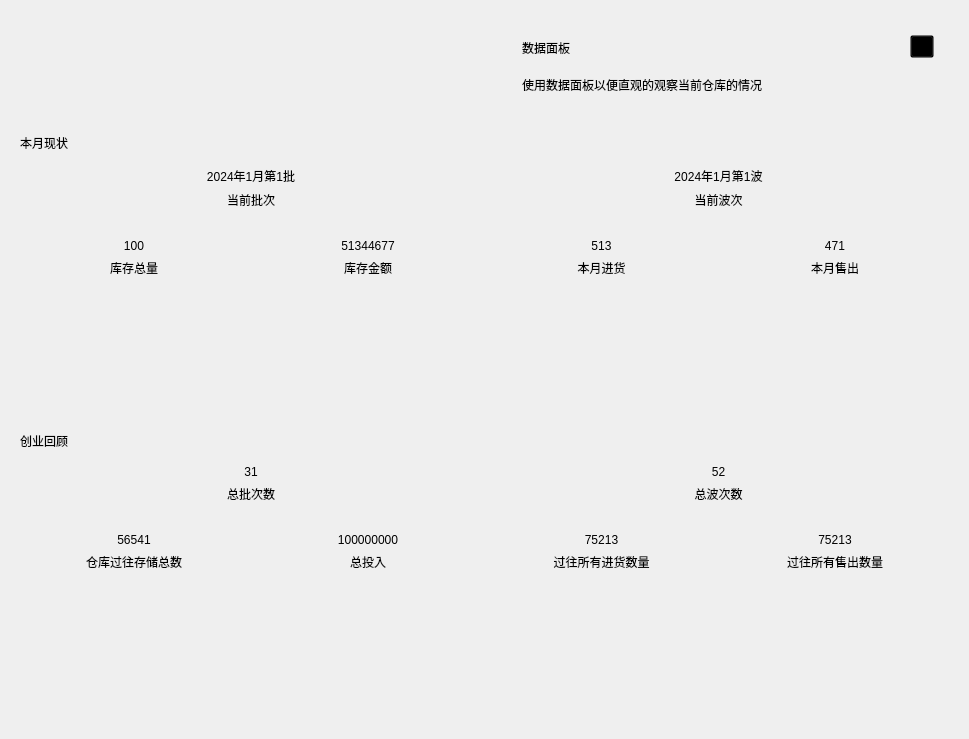
<?xml version="1.0" encoding="UTF-8"?>
<ui version="4.0">
 <class>Form</class>
 <widget class="QWidget" name="Form">
  <property name="geometry">
   <rect>
    <x>0</x>
    <y>0</y>
    <width>969</width>
    <height>739</height>
   </rect>
  </property>
  <property name="windowTitle">
   <string>Form</string>
  </property>
  <layout class="QVBoxLayout" name="verticalLayout_21">
   <item>
    <widget class="SmoothScrollArea" name="SmoothScrollArea">
     <property name="styleSheet">
      <string notr="true">background-color: rgba(0, 0, 0, 0);</string>
     </property>
     <property name="frameShape">
      <enum>QFrame::NoFrame</enum>
     </property>
     <property name="lineWidth">
      <number>1</number>
     </property>
     <property name="widgetResizable">
      <bool>true</bool>
     </property>
     <widget class="QWidget" name="scrollAreaWidgetContents">
      <property name="geometry">
       <rect>
        <x>0</x>
        <y>0</y>
        <width>951</width>
        <height>721</height>
       </rect>
      </property>
      <property name="styleSheet">
       <string notr="true">background-color: rgba(0, 0, 0, 0);</string>
      </property>
      <layout class="QVBoxLayout" name="verticalLayout_48">
       <item>
        <widget class="SimpleCardWidget" name="SimpleCardWidget">
         <property name="styleSheet">
          <string notr="true"/>
         </property>
         <layout class="QHBoxLayout" name="horizontalLayout_3">
          <property name="spacing">
           <number>15</number>
          </property>
          <property name="leftMargin">
           <number>15</number>
          </property>
          <property name="topMargin">
           <number>15</number>
          </property>
          <property name="rightMargin">
           <number>15</number>
          </property>
          <property name="bottomMargin">
           <number>15</number>
          </property>
          <item>
           <widget class="IconWidget" name="IconWidget">
            <property name="sizePolicy">
             <sizepolicy hsizetype="Maximum" vsizetype="Maximum">
              <horstretch>0</horstretch>
              <verstretch>0</verstretch>
             </sizepolicy>
            </property>
            <property name="minimumSize">
             <size>
              <width>36</width>
              <height>36</height>
             </size>
            </property>
            <property name="maximumSize">
             <size>
              <width>84</width>
              <height>84</height>
             </size>
            </property>
            <property name="icon">
             <iconset resource="../resource.qrc">
              <normaloff>:/icons/images/icons/billboard.svg</normaloff>:/icons/images/icons/billboard.svg</iconset>
            </property>
           </widget>
          </item>
          <item>
           <widget class="VerticalSeparator" name="VerticalSeparator"/>
          </item>
          <item>
           <layout class="QVBoxLayout" name="verticalLayout_14">
            <item>
             <widget class="LargeTitleLabel" name="LargeTitleLabel">
              <property name="sizePolicy">
               <sizepolicy hsizetype="Preferred" vsizetype="Fixed">
                <horstretch>0</horstretch>
                <verstretch>0</verstretch>
               </sizepolicy>
              </property>
              <property name="text">
               <string>数据面板</string>
              </property>
              <property name="alignment">
               <set>Qt::AlignLeading|Qt::AlignLeft|Qt::AlignVCenter</set>
              </property>
             </widget>
            </item>
            <item>
             <widget class="BodyLabel" name="BodyLabel_7">
              <property name="sizePolicy">
               <sizepolicy hsizetype="Preferred" vsizetype="Fixed">
                <horstretch>0</horstretch>
                <verstretch>0</verstretch>
               </sizepolicy>
              </property>
              <property name="text">
               <string>使用数据面板以便直观的观察当前仓库的情况</string>
              </property>
              <property name="alignment">
               <set>Qt::AlignLeading|Qt::AlignLeft|Qt::AlignVCenter</set>
              </property>
              <property name="lightColor" stdset="0">
               <color>
                <red>96</red>
                <green>96</green>
                <blue>96</blue>
               </color>
              </property>
             </widget>
            </item>
           </layout>
          </item>
          <item>
           <layout class="QVBoxLayout" name="verticalLayout_16">
            <item>
             <widget class="ToolButton" name="ToolButton">
              <property name="text">
               <string/>
              </property>
              <property name="icon">
               <iconset resource="../resource.qrc">
                <normaloff>:/icons/images/icons/available_updates.svg</normaloff>:/icons/images/icons/available_updates.svg</iconset>
              </property>
             </widget>
            </item>
            <item>
             <spacer name="verticalSpacer">
              <property name="orientation">
               <enum>Qt::Vertical</enum>
              </property>
              <property name="sizeType">
               <enum>QSizePolicy::Fixed</enum>
              </property>
              <property name="sizeHint" stdset="0">
               <size>
                <width>0</width>
                <height>40</height>
               </size>
              </property>
             </spacer>
            </item>
           </layout>
          </item>
         </layout>
        </widget>
       </item>
       <item>
        <spacer name="verticalSpacer_3">
         <property name="orientation">
          <enum>Qt::Vertical</enum>
         </property>
         <property name="sizeType">
          <enum>QSizePolicy::Fixed</enum>
         </property>
         <property name="sizeHint" stdset="0">
          <size>
           <width>20</width>
           <height>15</height>
          </size>
         </property>
        </spacer>
       </item>
       <item>
        <widget class="SubtitleLabel" name="SubtitleLabel_2">
         <property name="text">
          <string>本月现状</string>
         </property>
         <property name="alignment">
          <set>Qt::AlignLeading|Qt::AlignLeft|Qt::AlignVCenter</set>
         </property>
        </widget>
       </item>
       <item>
        <layout class="QHBoxLayout" name="horizontalLayout_2">
         <item>
          <widget class="ElevatedCardWidget" name="ElevatedCardWidget_5">
           <property name="lineWidth">
            <number>1</number>
           </property>
           <property name="borderRadius">
            <number>10</number>
           </property>
           <layout class="QVBoxLayout" name="verticalLayout_9">
            <item>
             <layout class="QVBoxLayout" name="verticalLayout_10">
              <item>
               <widget class="TitleLabel" name="TitleLabel_5">
                <property name="sizePolicy">
                 <sizepolicy hsizetype="Preferred" vsizetype="Preferred">
                  <horstretch>0</horstretch>
                  <verstretch>0</verstretch>
                 </sizepolicy>
                </property>
                <property name="minimumSize">
                 <size>
                  <width>0</width>
                  <height>0</height>
                 </size>
                </property>
                <property name="text">
                 <string>2024年1月第1批</string>
                </property>
                <property name="alignment">
                 <set>Qt::AlignCenter</set>
                </property>
                <property name="buddy">
                 <cstring></cstring>
                </property>
               </widget>
              </item>
              <item>
               <widget class="BodyLabel" name="BodyLabel_5">
                <property name="sizePolicy">
                 <sizepolicy hsizetype="Preferred" vsizetype="Fixed">
                  <horstretch>0</horstretch>
                  <verstretch>0</verstretch>
                 </sizepolicy>
                </property>
                <property name="text">
                 <string>当前批次</string>
                </property>
                <property name="alignment">
                 <set>Qt::AlignCenter</set>
                </property>
                <property name="lightColor" stdset="0">
                 <color>
                  <red>96</red>
                  <green>96</green>
                  <blue>96</blue>
                 </color>
                </property>
               </widget>
              </item>
             </layout>
            </item>
           </layout>
          </widget>
         </item>
         <item>
          <widget class="ElevatedCardWidget" name="ElevatedCardWidget_6">
           <property name="lineWidth">
            <number>1</number>
           </property>
           <property name="borderRadius">
            <number>10</number>
           </property>
           <layout class="QVBoxLayout" name="verticalLayout_11">
            <item>
             <layout class="QVBoxLayout" name="verticalLayout_12">
              <item>
               <widget class="TitleLabel" name="TitleLabel_6">
                <property name="sizePolicy">
                 <sizepolicy hsizetype="Preferred" vsizetype="Preferred">
                  <horstretch>0</horstretch>
                  <verstretch>0</verstretch>
                 </sizepolicy>
                </property>
                <property name="minimumSize">
                 <size>
                  <width>0</width>
                  <height>0</height>
                 </size>
                </property>
                <property name="text">
                 <string>2024年1月第1波</string>
                </property>
                <property name="alignment">
                 <set>Qt::AlignCenter</set>
                </property>
                <property name="buddy">
                 <cstring></cstring>
                </property>
               </widget>
              </item>
              <item>
               <widget class="BodyLabel" name="BodyLabel_6">
                <property name="sizePolicy">
                 <sizepolicy hsizetype="Preferred" vsizetype="Fixed">
                  <horstretch>0</horstretch>
                  <verstretch>0</verstretch>
                 </sizepolicy>
                </property>
                <property name="text">
                 <string>当前波次</string>
                </property>
                <property name="alignment">
                 <set>Qt::AlignCenter</set>
                </property>
                <property name="lightColor" stdset="0">
                 <color>
                  <red>96</red>
                  <green>96</green>
                  <blue>96</blue>
                 </color>
                </property>
               </widget>
              </item>
             </layout>
            </item>
           </layout>
          </widget>
         </item>
        </layout>
       </item>
       <item>
        <widget class="HorizontalSeparator" name="HorizontalSeparator"/>
       </item>
       <item>
        <layout class="QHBoxLayout" name="horizontalLayout">
         <item>
          <widget class="ElevatedCardWidget" name="ElevatedCardWidget">
           <property name="lineWidth">
            <number>1</number>
           </property>
           <property name="borderRadius">
            <number>10</number>
           </property>
           <layout class="QVBoxLayout" name="verticalLayout_2">
            <item>
             <layout class="QVBoxLayout" name="verticalLayout">
              <item>
               <widget class="TitleLabel" name="TitleLabel">
                <property name="sizePolicy">
                 <sizepolicy hsizetype="Preferred" vsizetype="Preferred">
                  <horstretch>0</horstretch>
                  <verstretch>0</verstretch>
                 </sizepolicy>
                </property>
                <property name="minimumSize">
                 <size>
                  <width>0</width>
                  <height>0</height>
                 </size>
                </property>
                <property name="text">
                 <string>100</string>
                </property>
                <property name="alignment">
                 <set>Qt::AlignCenter</set>
                </property>
                <property name="buddy">
                 <cstring></cstring>
                </property>
               </widget>
              </item>
              <item>
               <widget class="BodyLabel" name="BodyLabel">
                <property name="sizePolicy">
                 <sizepolicy hsizetype="Preferred" vsizetype="Fixed">
                  <horstretch>0</horstretch>
                  <verstretch>0</verstretch>
                 </sizepolicy>
                </property>
                <property name="text">
                 <string>库存总量</string>
                </property>
                <property name="alignment">
                 <set>Qt::AlignCenter</set>
                </property>
                <property name="lightColor" stdset="0">
                 <color>
                  <red>96</red>
                  <green>96</green>
                  <blue>96</blue>
                 </color>
                </property>
               </widget>
              </item>
             </layout>
            </item>
           </layout>
          </widget>
         </item>
         <item>
          <widget class="ElevatedCardWidget" name="ElevatedCardWidget_4">
           <property name="lineWidth">
            <number>1</number>
           </property>
           <property name="borderRadius">
            <number>10</number>
           </property>
           <layout class="QVBoxLayout" name="verticalLayout_7">
            <item>
             <layout class="QVBoxLayout" name="verticalLayout_8">
              <item>
               <widget class="TitleLabel" name="TitleLabel_4">
                <property name="sizePolicy">
                 <sizepolicy hsizetype="Preferred" vsizetype="Preferred">
                  <horstretch>0</horstretch>
                  <verstretch>0</verstretch>
                 </sizepolicy>
                </property>
                <property name="minimumSize">
                 <size>
                  <width>0</width>
                  <height>0</height>
                 </size>
                </property>
                <property name="text">
                 <string>51344677</string>
                </property>
                <property name="alignment">
                 <set>Qt::AlignCenter</set>
                </property>
                <property name="buddy">
                 <cstring></cstring>
                </property>
               </widget>
              </item>
              <item>
               <widget class="BodyLabel" name="BodyLabel_4">
                <property name="sizePolicy">
                 <sizepolicy hsizetype="Preferred" vsizetype="Fixed">
                  <horstretch>0</horstretch>
                  <verstretch>0</verstretch>
                 </sizepolicy>
                </property>
                <property name="text">
                 <string>库存金额</string>
                </property>
                <property name="alignment">
                 <set>Qt::AlignCenter</set>
                </property>
                <property name="lightColor" stdset="0">
                 <color>
                  <red>96</red>
                  <green>96</green>
                  <blue>96</blue>
                 </color>
                </property>
               </widget>
              </item>
             </layout>
            </item>
           </layout>
          </widget>
         </item>
         <item>
          <widget class="ElevatedCardWidget" name="ElevatedCardWidget_2">
           <property name="lineWidth">
            <number>1</number>
           </property>
           <property name="borderRadius">
            <number>10</number>
           </property>
           <layout class="QVBoxLayout" name="verticalLayout_3">
            <item>
             <layout class="QVBoxLayout" name="verticalLayout_4">
              <item>
               <widget class="TitleLabel" name="TitleLabel_2">
                <property name="sizePolicy">
                 <sizepolicy hsizetype="Preferred" vsizetype="Preferred">
                  <horstretch>0</horstretch>
                  <verstretch>0</verstretch>
                 </sizepolicy>
                </property>
                <property name="minimumSize">
                 <size>
                  <width>0</width>
                  <height>0</height>
                 </size>
                </property>
                <property name="text">
                 <string>513</string>
                </property>
                <property name="alignment">
                 <set>Qt::AlignCenter</set>
                </property>
                <property name="buddy">
                 <cstring></cstring>
                </property>
               </widget>
              </item>
              <item>
               <widget class="BodyLabel" name="BodyLabel_2">
                <property name="sizePolicy">
                 <sizepolicy hsizetype="Preferred" vsizetype="Fixed">
                  <horstretch>0</horstretch>
                  <verstretch>0</verstretch>
                 </sizepolicy>
                </property>
                <property name="text">
                 <string>本月进货</string>
                </property>
                <property name="alignment">
                 <set>Qt::AlignCenter</set>
                </property>
                <property name="lightColor" stdset="0">
                 <color>
                  <red>96</red>
                  <green>96</green>
                  <blue>96</blue>
                 </color>
                </property>
               </widget>
              </item>
             </layout>
            </item>
           </layout>
          </widget>
         </item>
         <item>
          <widget class="ElevatedCardWidget" name="ElevatedCardWidget_3">
           <property name="lineWidth">
            <number>1</number>
           </property>
           <property name="borderRadius">
            <number>10</number>
           </property>
           <layout class="QVBoxLayout" name="verticalLayout_5">
            <item>
             <layout class="QVBoxLayout" name="verticalLayout_6">
              <item>
               <widget class="TitleLabel" name="TitleLabel_3">
                <property name="sizePolicy">
                 <sizepolicy hsizetype="Preferred" vsizetype="Preferred">
                  <horstretch>0</horstretch>
                  <verstretch>0</verstretch>
                 </sizepolicy>
                </property>
                <property name="minimumSize">
                 <size>
                  <width>0</width>
                  <height>0</height>
                 </size>
                </property>
                <property name="text">
                 <string>471</string>
                </property>
                <property name="alignment">
                 <set>Qt::AlignCenter</set>
                </property>
                <property name="buddy">
                 <cstring></cstring>
                </property>
               </widget>
              </item>
              <item>
               <widget class="BodyLabel" name="BodyLabel_3">
                <property name="sizePolicy">
                 <sizepolicy hsizetype="Preferred" vsizetype="Fixed">
                  <horstretch>0</horstretch>
                  <verstretch>0</verstretch>
                 </sizepolicy>
                </property>
                <property name="text">
                 <string>本月售出</string>
                </property>
                <property name="alignment">
                 <set>Qt::AlignCenter</set>
                </property>
                <property name="lightColor" stdset="0">
                 <color>
                  <red>96</red>
                  <green>96</green>
                  <blue>96</blue>
                 </color>
                </property>
               </widget>
              </item>
             </layout>
            </item>
           </layout>
          </widget>
         </item>
        </layout>
       </item>
       <item>
        <spacer name="verticalSpacer_2">
         <property name="orientation">
          <enum>Qt::Vertical</enum>
         </property>
         <property name="sizeType">
          <enum>QSizePolicy::Expanding</enum>
         </property>
         <property name="sizeHint" stdset="0">
          <size>
           <width>22</width>
           <height>119</height>
          </size>
         </property>
        </spacer>
       </item>
       <item>
        <widget class="SubtitleLabel" name="SubtitleLabel">
         <property name="text">
          <string>创业回顾</string>
         </property>
         <property name="alignment">
          <set>Qt::AlignLeading|Qt::AlignLeft|Qt::AlignVCenter</set>
         </property>
        </widget>
       </item>
       <item>
        <layout class="QHBoxLayout" name="horizontalLayout_8">
         <item>
          <widget class="ElevatedCardWidget" name="ElevatedCardWidget_20">
           <property name="lineWidth">
            <number>1</number>
           </property>
           <property name="borderRadius">
            <number>10</number>
           </property>
           <layout class="QVBoxLayout" name="verticalLayout_44">
            <item>
             <widget class="TitleLabel" name="TitleLabel_20">
              <property name="sizePolicy">
               <sizepolicy hsizetype="Preferred" vsizetype="Preferred">
                <horstretch>0</horstretch>
                <verstretch>0</verstretch>
               </sizepolicy>
              </property>
              <property name="minimumSize">
               <size>
                <width>0</width>
                <height>0</height>
               </size>
              </property>
              <property name="text">
               <string>31</string>
              </property>
              <property name="alignment">
               <set>Qt::AlignCenter</set>
              </property>
              <property name="buddy">
               <cstring></cstring>
              </property>
             </widget>
            </item>
            <item>
             <layout class="QVBoxLayout" name="verticalLayout_45">
              <item>
               <widget class="BodyLabel" name="BodyLabel_22">
                <property name="sizePolicy">
                 <sizepolicy hsizetype="Preferred" vsizetype="Fixed">
                  <horstretch>0</horstretch>
                  <verstretch>0</verstretch>
                 </sizepolicy>
                </property>
                <property name="text">
                 <string>总批次数</string>
                </property>
                <property name="alignment">
                 <set>Qt::AlignCenter</set>
                </property>
                <property name="lightColor" stdset="0">
                 <color>
                  <red>96</red>
                  <green>96</green>
                  <blue>96</blue>
                 </color>
                </property>
               </widget>
              </item>
             </layout>
            </item>
           </layout>
          </widget>
         </item>
         <item>
          <widget class="ElevatedCardWidget" name="ElevatedCardWidget_21">
           <property name="lineWidth">
            <number>1</number>
           </property>
           <property name="borderRadius">
            <number>10</number>
           </property>
           <layout class="QVBoxLayout" name="verticalLayout_46">
            <item>
             <layout class="QVBoxLayout" name="verticalLayout_47">
              <item>
               <widget class="TitleLabel" name="TitleLabel_21">
                <property name="sizePolicy">
                 <sizepolicy hsizetype="Preferred" vsizetype="Preferred">
                  <horstretch>0</horstretch>
                  <verstretch>0</verstretch>
                 </sizepolicy>
                </property>
                <property name="minimumSize">
                 <size>
                  <width>0</width>
                  <height>0</height>
                 </size>
                </property>
                <property name="text">
                 <string>52</string>
                </property>
                <property name="alignment">
                 <set>Qt::AlignCenter</set>
                </property>
                <property name="buddy">
                 <cstring></cstring>
                </property>
               </widget>
              </item>
              <item>
               <widget class="BodyLabel" name="BodyLabel_23">
                <property name="sizePolicy">
                 <sizepolicy hsizetype="Preferred" vsizetype="Fixed">
                  <horstretch>0</horstretch>
                  <verstretch>0</verstretch>
                 </sizepolicy>
                </property>
                <property name="text">
                 <string>总波次数</string>
                </property>
                <property name="alignment">
                 <set>Qt::AlignCenter</set>
                </property>
                <property name="lightColor" stdset="0">
                 <color>
                  <red>96</red>
                  <green>96</green>
                  <blue>96</blue>
                 </color>
                </property>
               </widget>
              </item>
             </layout>
            </item>
           </layout>
          </widget>
         </item>
        </layout>
       </item>
       <item>
        <widget class="HorizontalSeparator" name="HorizontalSeparator_3"/>
       </item>
       <item>
        <layout class="QHBoxLayout" name="horizontalLayout_7">
         <item>
          <widget class="ElevatedCardWidget" name="ElevatedCardWidget_7">
           <property name="lineWidth">
            <number>1</number>
           </property>
           <property name="borderRadius">
            <number>10</number>
           </property>
           <layout class="QVBoxLayout" name="verticalLayout_13">
            <item>
             <layout class="QVBoxLayout" name="verticalLayout_15">
              <item>
               <widget class="TitleLabel" name="TitleLabel_7">
                <property name="sizePolicy">
                 <sizepolicy hsizetype="Preferred" vsizetype="Preferred">
                  <horstretch>0</horstretch>
                  <verstretch>0</verstretch>
                 </sizepolicy>
                </property>
                <property name="minimumSize">
                 <size>
                  <width>0</width>
                  <height>0</height>
                 </size>
                </property>
                <property name="text">
                 <string>56541</string>
                </property>
                <property name="alignment">
                 <set>Qt::AlignCenter</set>
                </property>
                <property name="buddy">
                 <cstring></cstring>
                </property>
               </widget>
              </item>
              <item>
               <widget class="BodyLabel" name="BodyLabel_8">
                <property name="sizePolicy">
                 <sizepolicy hsizetype="Preferred" vsizetype="Fixed">
                  <horstretch>0</horstretch>
                  <verstretch>0</verstretch>
                 </sizepolicy>
                </property>
                <property name="text">
                 <string>仓库过往存储总数</string>
                </property>
                <property name="alignment">
                 <set>Qt::AlignCenter</set>
                </property>
                <property name="lightColor" stdset="0">
                 <color>
                  <red>96</red>
                  <green>96</green>
                  <blue>96</blue>
                 </color>
                </property>
               </widget>
              </item>
             </layout>
            </item>
           </layout>
          </widget>
         </item>
         <item>
          <widget class="ElevatedCardWidget" name="ElevatedCardWidget_8">
           <property name="lineWidth">
            <number>1</number>
           </property>
           <property name="borderRadius">
            <number>10</number>
           </property>
           <layout class="QVBoxLayout" name="verticalLayout_17">
            <item>
             <layout class="QVBoxLayout" name="verticalLayout_18">
              <item>
               <widget class="TitleLabel" name="TitleLabel_8">
                <property name="sizePolicy">
                 <sizepolicy hsizetype="Preferred" vsizetype="Preferred">
                  <horstretch>0</horstretch>
                  <verstretch>0</verstretch>
                 </sizepolicy>
                </property>
                <property name="minimumSize">
                 <size>
                  <width>0</width>
                  <height>0</height>
                 </size>
                </property>
                <property name="text">
                 <string>100000000</string>
                </property>
                <property name="alignment">
                 <set>Qt::AlignCenter</set>
                </property>
                <property name="buddy">
                 <cstring></cstring>
                </property>
               </widget>
              </item>
              <item>
               <widget class="BodyLabel" name="BodyLabel_9">
                <property name="sizePolicy">
                 <sizepolicy hsizetype="Preferred" vsizetype="Fixed">
                  <horstretch>0</horstretch>
                  <verstretch>0</verstretch>
                 </sizepolicy>
                </property>
                <property name="text">
                 <string>总投入</string>
                </property>
                <property name="alignment">
                 <set>Qt::AlignCenter</set>
                </property>
                <property name="lightColor" stdset="0">
                 <color>
                  <red>96</red>
                  <green>96</green>
                  <blue>96</blue>
                 </color>
                </property>
               </widget>
              </item>
             </layout>
            </item>
           </layout>
          </widget>
         </item>
         <item>
          <widget class="ElevatedCardWidget" name="ElevatedCardWidget_9">
           <property name="lineWidth">
            <number>1</number>
           </property>
           <property name="borderRadius">
            <number>10</number>
           </property>
           <layout class="QVBoxLayout" name="verticalLayout_19">
            <item>
             <layout class="QVBoxLayout" name="verticalLayout_20">
              <item>
               <widget class="TitleLabel" name="TitleLabel_9">
                <property name="sizePolicy">
                 <sizepolicy hsizetype="Preferred" vsizetype="Preferred">
                  <horstretch>0</horstretch>
                  <verstretch>0</verstretch>
                 </sizepolicy>
                </property>
                <property name="minimumSize">
                 <size>
                  <width>0</width>
                  <height>0</height>
                 </size>
                </property>
                <property name="text">
                 <string>75213</string>
                </property>
                <property name="alignment">
                 <set>Qt::AlignCenter</set>
                </property>
                <property name="buddy">
                 <cstring></cstring>
                </property>
               </widget>
              </item>
              <item>
               <widget class="BodyLabel" name="BodyLabel_10">
                <property name="sizePolicy">
                 <sizepolicy hsizetype="Preferred" vsizetype="Fixed">
                  <horstretch>0</horstretch>
                  <verstretch>0</verstretch>
                 </sizepolicy>
                </property>
                <property name="text">
                 <string>过往所有进货数量</string>
                </property>
                <property name="alignment">
                 <set>Qt::AlignCenter</set>
                </property>
                <property name="lightColor" stdset="0">
                 <color>
                  <red>96</red>
                  <green>96</green>
                  <blue>96</blue>
                 </color>
                </property>
               </widget>
              </item>
             </layout>
            </item>
           </layout>
          </widget>
         </item>
         <item>
          <widget class="ElevatedCardWidget" name="ElevatedCardWidget_19">
           <property name="lineWidth">
            <number>1</number>
           </property>
           <property name="borderRadius">
            <number>10</number>
           </property>
           <layout class="QVBoxLayout" name="verticalLayout_42">
            <item>
             <layout class="QVBoxLayout" name="verticalLayout_43">
              <item>
               <widget class="TitleLabel" name="TitleLabel_19">
                <property name="sizePolicy">
                 <sizepolicy hsizetype="Preferred" vsizetype="Preferred">
                  <horstretch>0</horstretch>
                  <verstretch>0</verstretch>
                 </sizepolicy>
                </property>
                <property name="minimumSize">
                 <size>
                  <width>0</width>
                  <height>0</height>
                 </size>
                </property>
                <property name="text">
                 <string>75213</string>
                </property>
                <property name="alignment">
                 <set>Qt::AlignCenter</set>
                </property>
                <property name="buddy">
                 <cstring></cstring>
                </property>
               </widget>
              </item>
              <item>
               <widget class="BodyLabel" name="BodyLabel_21">
                <property name="sizePolicy">
                 <sizepolicy hsizetype="Preferred" vsizetype="Fixed">
                  <horstretch>0</horstretch>
                  <verstretch>0</verstretch>
                 </sizepolicy>
                </property>
                <property name="text">
                 <string>过往所有售出数量</string>
                </property>
                <property name="alignment">
                 <set>Qt::AlignCenter</set>
                </property>
                <property name="lightColor" stdset="0">
                 <color>
                  <red>96</red>
                  <green>96</green>
                  <blue>96</blue>
                 </color>
                </property>
               </widget>
              </item>
             </layout>
            </item>
           </layout>
          </widget>
         </item>
        </layout>
       </item>
       <item>
        <spacer name="verticalSpacer_7">
         <property name="orientation">
          <enum>Qt::Vertical</enum>
         </property>
         <property name="sizeHint" stdset="0">
          <size>
           <width>20</width>
           <height>40</height>
          </size>
         </property>
        </spacer>
       </item>
      </layout>
     </widget>
    </widget>
   </item>
  </layout>
 </widget>
 <customwidgets>
  <customwidget>
   <class>ToolButton</class>
   <extends>QToolButton</extends>
   <header>qfluentwidgets</header>
  </customwidget>
  <customwidget>
   <class>IconWidget</class>
   <extends>QWidget</extends>
   <header>qfluentwidgets</header>
  </customwidget>
  <customwidget>
   <class>HorizontalSeparator</class>
   <extends>QWidget</extends>
   <header>qfluentwidgets</header>
  </customwidget>
  <customwidget>
   <class>VerticalSeparator</class>
   <extends>QWidget</extends>
   <header>qfluentwidgets</header>
  </customwidget>
  <customwidget>
   <class>CardWidget</class>
   <extends>QFrame</extends>
   <header>qfluentwidgets</header>
   <container>1</container>
  </customwidget>
  <customwidget>
   <class>ElevatedCardWidget</class>
   <extends>SimpleCardWidget</extends>
   <header>qfluentwidgets</header>
   <container>1</container>
  </customwidget>
  <customwidget>
   <class>SimpleCardWidget</class>
   <extends>CardWidget</extends>
   <header>qfluentwidgets</header>
   <container>1</container>
  </customwidget>
  <customwidget>
   <class>SmoothScrollArea</class>
   <extends>QScrollArea</extends>
   <header>qfluentwidgets</header>
   <container>1</container>
  </customwidget>
  <customwidget>
   <class>BodyLabel</class>
   <extends>QLabel</extends>
   <header>qfluentwidgets</header>
  </customwidget>
  <customwidget>
   <class>SubtitleLabel</class>
   <extends>QLabel</extends>
   <header>qfluentwidgets</header>
  </customwidget>
  <customwidget>
   <class>TitleLabel</class>
   <extends>QLabel</extends>
   <header>qfluentwidgets</header>
  </customwidget>
  <customwidget>
   <class>LargeTitleLabel</class>
   <extends>QLabel</extends>
   <header>qfluentwidgets</header>
  </customwidget>
 </customwidgets>
 <resources>
  <include location="../resource.qrc"/>
 </resources>
 <connections/>
</ui>
